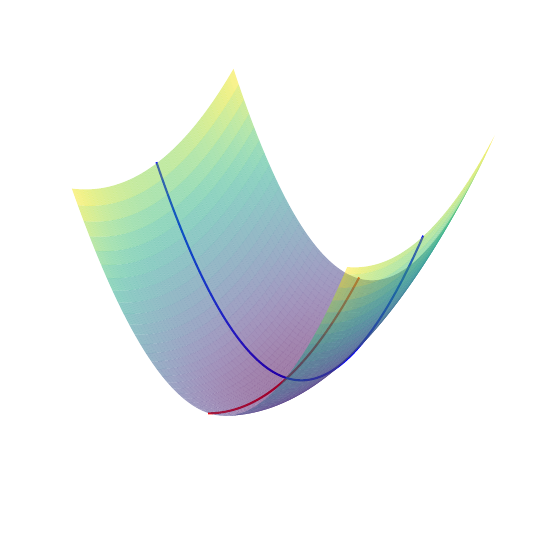

Recreate this plot in Python.
import numpy as np
import matplotlib.pyplot as plt
from mpl_toolkits.mplot3d import Axes3D
eps = 1e-3

# 定义二次函数 f(x, y) = ax^2 + by^2
def f(x, y, a=5, b=1):
    return a * x**2 + b * y**2

# 创建网格
x = np.linspace(-5, 5, 100)
y = np.linspace(-5, 5, 100)
X, Y = np.meshgrid(x, y)
Z = f(X, Y)

# 绘制 3D 曲面图
fig = plt.figure(figsize=(10, 7))
ax = fig.add_subplot(111, projection='3d')

# 添加 x=0 截面（y 方向的曲线）
y_vals = np.linspace(-5, 5, 100)
z_vals_x0 = f(np.zeros_like(y_vals), y_vals)  # x=0 时的函数值
ax.plot(np.zeros_like(y_vals), y_vals, z_vals_x0 + eps, color='r', label='x = 0')

# 添加 y=0 截面（x 方向的曲线）
x_vals = np.linspace(-5, 5, 100)
z_vals_y0 = f(x_vals, np.zeros_like(x_vals))  # y=0 时的函数值
ax.plot(x_vals, np.zeros_like(x_vals), z_vals_y0 + eps, color='b', label='y = 0')


# 曲面绘制
ax.plot_surface(X, Y, Z, cmap='viridis', edgecolor='none', alpha=0.5)

# 去除背景网格和坐标轴
ax.set_axis_off()  # 完全关闭坐标轴和背景格点

# 设置视角（可选）
# ax.view_init(elev=30, azim=45)  # 可以调整这两个角度来改变视角

# 显示图形
plt.savefig('plot_quadratic.pdf', bbox_inches='tight', transparent=True)


# # 添加标题和标签
# # ax.set_title('3D Surface of f(x, y) = ax^2 + by^2 with x=0 and y=0 curves')
# ax.set_xlabel('x')
# ax.set_ylabel('y')
# ax.set_zlabel('f(x, y)')
# # ax.set_axis_off()  # 完全关闭坐标轴和背景格点

# # # 显示图例
# # ax.legend()


# # 显示图形
# plt.savefig('plot_quadratic.pdf')